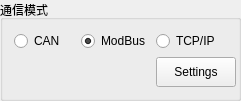
  <widget class="QGroupBox" name="groupBox_comState">
   <property name="geometry">
    <rect>
     <x>940</x>
     <y>360</y>
     <width>241</width>
     <height>85</height>
    </rect>
   </property>
   <property name="minimumSize">
    <size>
     <width>90</width>
     <height>0</height>
    </size>
   </property>
   <property name="title">
    <string>通信模式</string>
   </property>
   <layout class="QGridLayout" name="gridLayout">
    <item row="0" column="0">
     <widget class="QRadioButton" name="radioButton_can">
      <property name="sizePolicy">
       <sizepolicy hsizetype="Minimum" vsizetype="Preferred">
        <horstretch>0</horstretch>
        <verstretch>0</verstretch>
       </sizepolicy>
      </property>
      <property name="text">
       <string>CAN   </string>
      </property>
      <property name="checked">
       <bool>false</bool>
      </property>
     </widget>
    </item>
    <item row="0" column="1" colspan="2">
     <widget class="QRadioButton" name="radioButton_modbus">
      <property name="sizePolicy">
       <sizepolicy hsizetype="Minimum" vsizetype="Preferred">
        <horstretch>0</horstretch>
        <verstretch>0</verstretch>
       </sizepolicy>
      </property>
      <property name="text">
       <string>ModBus</string>
      </property>
      <property name="checked">
       <bool>true</bool>
      </property>
     </widget>
    </item>
    <item row="0" column="3">
     <widget class="QRadioButton" name="radioButton_tcp">
      <property name="sizePolicy">
       <sizepolicy hsizetype="Minimum" vsizetype="Preferred">
        <horstretch>0</horstretch>
        <verstretch>0</verstretch>
       </sizepolicy>
      </property>
      <property name="text">
       <string>TCP/IP</string>
      </property>
      <property name="checked">
       <bool>false</bool>
      </property>
     </widget>
    </item>
    <item row="2" column="0" colspan="3">
     <spacer name="horizontalSpacer_2">
      <property name="orientation">
       <enum>Qt::Horizontal</enum>
      </property>
      <property name="sizeHint" stdset="0">
       <size>
        <width>132</width>
        <height>27</height>
       </size>
      </property>
     </spacer>
    </item>
    <item row="2" column="3">
     <widget class="QPushButton" name="settingsButton">
      <property name="minimumSize">
       <size>
        <width>80</width>
        <height>30</height>
       </size>
      </property>
      <property name="maximumSize">
       <size>
        <width>80</width>
        <height>30</height>
       </size>
      </property>
      <property name="text">
       <string> Settings </string>
      </property>
     </widget>
    </item>
   </layout>
  </widget>
